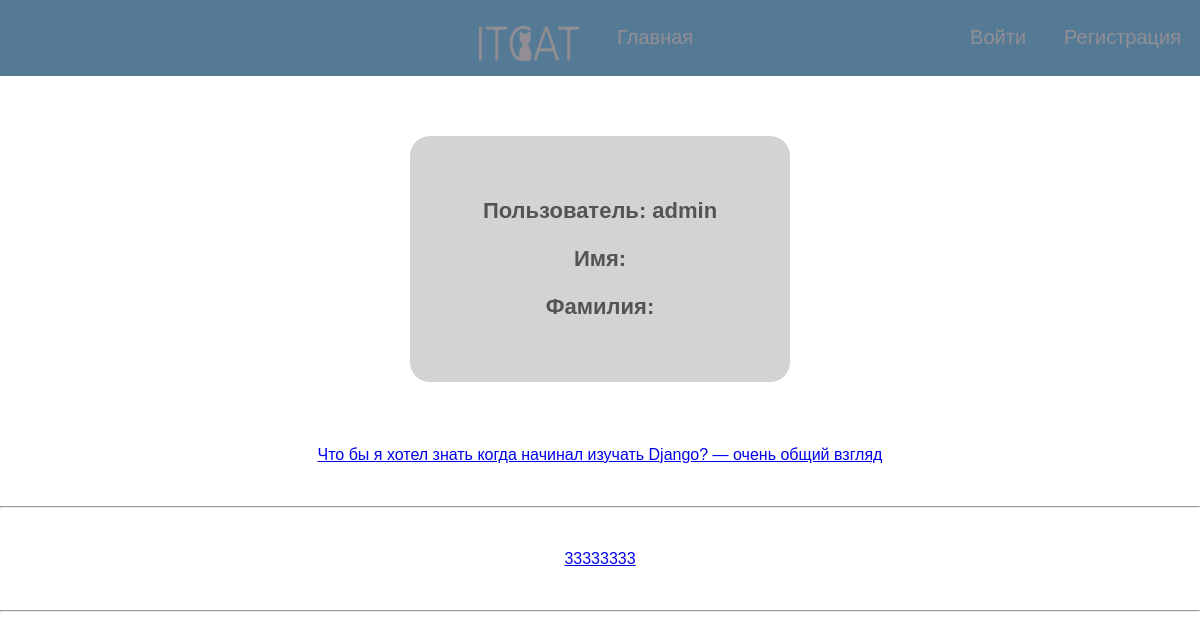
Page /auth/profile/1/ on the earlier database version.
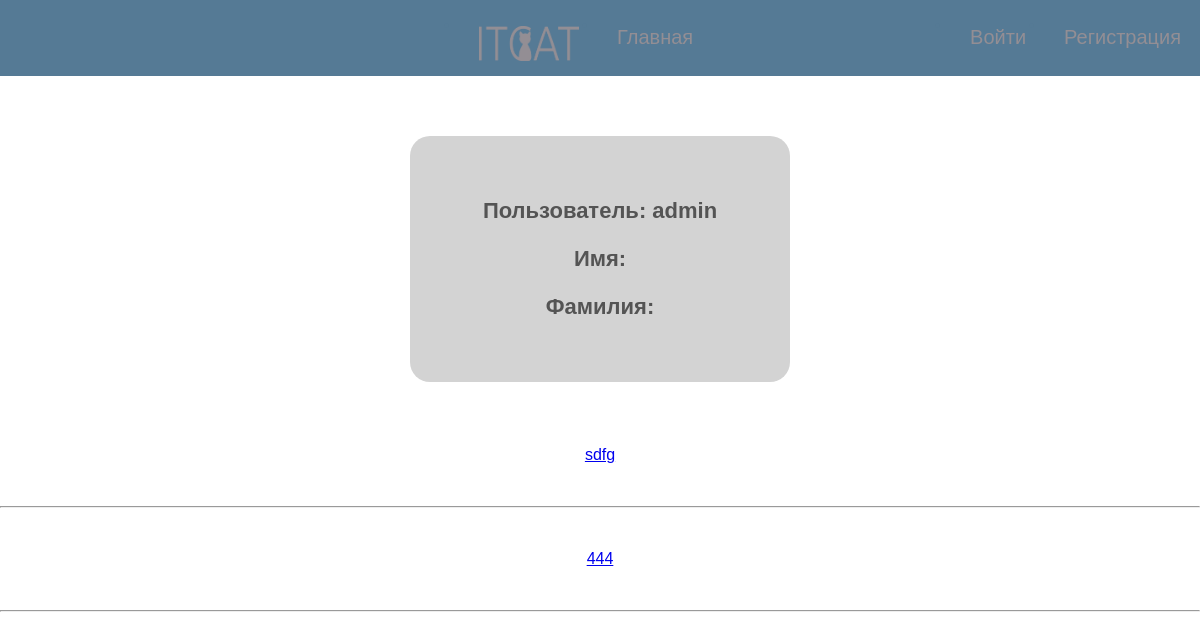
Same page on the later database version.
### mainapp/models.py (models this page shows, shortened)
class Post(models.Model):
    name = models.CharField(verbose_name='Название', max_length=256)
    text = models.TextField(verbose_name='Текст')
    img = models.ImageField(verbose_name='Картинка', upload_to="post_img", blank=True)
    time = models.TimeField(verbose_name='Время добавления/обновления', auto_now=True, auto_now_add=False)
    user = models.ForeignKey(get_user_model(), on_delete=models.CASCADE, verbose_name='Пользователь')
    is_active = models.BooleanField(verbose_name='Активный', default=True)
    def __str__(self):
        return self.name

### authapp/views.py (the view)
# urls.py: path("profile/<int:pk>/", views.UsersProfile.as_view(), name="users_profile"),
class UsersProfile(DetailView):
    model = get_user_model()
    template_name = 'authapp/user_profile.html'

### authapp/templates/authapp/user_profile.html
{% extends "mainapp/root.html"%}
{% load static %}
{% block content %}
    {% include "mainapp/includes/inc__menu.html" %}
    <div class="auth">
        <form>
            <h1><p>Пользователь: {{ object.username }}</p></h1>
            <h1><p>Имя: {{ object.first_name }}</p></h1>
            <h1><p>Фамилия: {{ object.last_name }}</p></h1>
        </form>
        {% for post in object.post_set.all %}
            {% if post.is_active %}
                <cntr><a href="{% url 'mainapp:post' pk=post.pk %}"><p>{{ post }}</p></a></cntr>
                <hr>
            {% endif %}
        {% endfor %}
    </div>
{% endblock %}

Differences in the rows shown:
removed Post: name "Что бы я хотел знать когда начинал изучать Django? — очень общий взгляд"
removed Post: name "33333333"
now on this page (row edited): Post: name "sdfg"
now on this page (row edited): Post: name "444"
